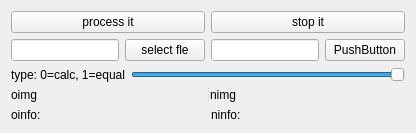
      <widget class="QWidget" name="tab_14">
       <attribute name="title">
        <string>hist</string>
       </attribute>
       <layout class="QVBoxLayout" name="verticalLayout_18">
        <item>
         <layout class="QVBoxLayout" name="verticalLayout_17">
          <item>
           <layout class="QHBoxLayout" name="horizontalLayout_83">
            <item>
             <widget class="QPushButton" name="pushButton_81">
              <property name="text">
               <string>process it</string>
              </property>
             </widget>
            </item>
            <item>
             <widget class="QPushButton" name="pushButton_82">
              <property name="text">
               <string>stop it</string>
              </property>
             </widget>
            </item>
           </layout>
          </item>
          <item>
           <layout class="QHBoxLayout" name="horizontalLayout_84">
            <item>
             <widget class="QLineEdit" name="lineEdit_41"/>
            </item>
            <item>
             <widget class="QPushButton" name="pushButton_83">
              <property name="text">
               <string>select fle</string>
              </property>
             </widget>
            </item>
            <item>
             <widget class="QLineEdit" name="lineEdit_42"/>
            </item>
            <item>
             <widget class="QPushButton" name="pushButton_84">
              <property name="text">
               <string>PushButton</string>
              </property>
             </widget>
            </item>
           </layout>
          </item>
          <item>
           <layout class="QHBoxLayout" name="horizontalLayout_85">
            <item>
             <widget class="QLabel" name="label_113">
              <property name="text">
               <string>type: 0=calc, 1=equal</string>
              </property>
             </widget>
            </item>
            <item>
             <widget class="QSlider" name="horizontalSlider_25">
              <property name="maximum">
               <number>1</number>
              </property>
              <property name="singleStep">
               <number>1</number>
              </property>
              <property name="pageStep">
               <number>1</number>
              </property>
              <property name="value">
               <number>1</number>
              </property>
              <property name="orientation">
               <enum>Qt::Horizontal</enum>
              </property>
             </widget>
            </item>
           </layout>
          </item>
          <item>
           <widget class="QSplitter" name="splitter_21">
            <property name="sizePolicy">
             <sizepolicy hsizetype="Expanding" vsizetype="Expanding">
              <horstretch>0</horstretch>
              <verstretch>0</verstretch>
             </sizepolicy>
            </property>
            <property name="orientation">
             <enum>Qt::Horizontal</enum>
            </property>
            <widget class="QLabel" name="label_114">
             <property name="sizePolicy">
              <sizepolicy hsizetype="Preferred" vsizetype="Expanding">
               <horstretch>0</horstretch>
               <verstretch>0</verstretch>
              </sizepolicy>
             </property>
             <property name="text">
              <string>oimg</string>
             </property>
            </widget>
            <widget class="QWidget" name="layoutWidget_29">
             <layout class="QGridLayout" name="gridLayout_21">
              <item row="0" column="0">
               <widget class="QLabel" name="label_115">
                <property name="sizePolicy">
                 <sizepolicy hsizetype="Preferred" vsizetype="Preferred">
                  <horstretch>0</horstretch>
                  <verstretch>0</verstretch>
                 </sizepolicy>
                </property>
                <property name="text">
                 <string>nimg</string>
                </property>
               </widget>
              </item>
             </layout>
            </widget>
           </widget>
          </item>
          <item>
           <layout class="QHBoxLayout" name="horizontalLayout_86">
            <item>
             <widget class="QLabel" name="label_116">
              <property name="sizePolicy">
               <sizepolicy hsizetype="Preferred" vsizetype="Minimum">
                <horstretch>0</horstretch>
                <verstretch>0</verstretch>
               </sizepolicy>
              </property>
              <property name="maximumSize">
               <size>
                <width>16777215</width>
                <height>32</height>
               </size>
              </property>
              <property name="text">
               <string>oinfo:</string>
              </property>
             </widget>
            </item>
            <item>
             <widget class="QLabel" name="label_117">
              <property name="sizePolicy">
               <sizepolicy hsizetype="Preferred" vsizetype="Minimum">
                <horstretch>0</horstretch>
                <verstretch>0</verstretch>
               </sizepolicy>
              </property>
              <property name="maximumSize">
               <size>
                <width>16777215</width>
                <height>32</height>
               </size>
              </property>
              <property name="text">
               <string>ninfo:</string>
              </property>
             </widget>
            </item>
           </layout>
          </item>
         </layout>
        </item>
       </layout>
      </widget>
